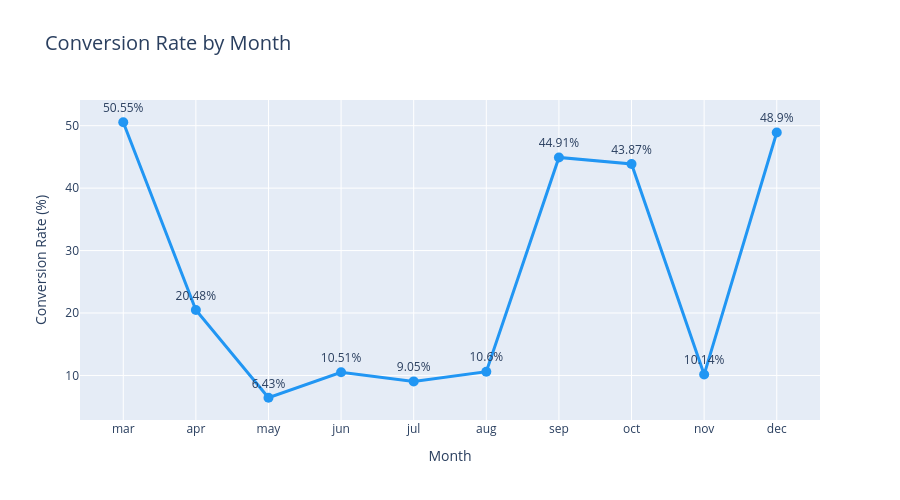

Notebook cell for this chart:
### Code cell
month_seg = pd.read_csv('../outputs/segment_month.csv')
month_order = ['jan','feb','mar','apr','may','jun',
               'jul','aug','sep','oct','nov','dec']
month_seg['month'] = pd.Categorical(month_seg['month'], categories=month_order, ordered=True)
month_seg = month_seg.sort_values('month')

fig = go.Figure()
fig.add_trace(go.Scatter(
    x=month_seg['month'],
    y=month_seg['conversion_rate_%'],
    mode='lines+markers+text',
    text=month_seg['conversion_rate_%'].apply(lambda x: f'{x}%'),
    textposition='top center',
    marker=dict(size=10, color='#2196F3'),
    line=dict(width=3, color='#2196F3')
))

fig.update_layout(
    title='Conversion Rate by Month',
    xaxis_title='Month',
    yaxis_title='Conversion Rate (%)',
    title_font_size=20,
    width=900, height=500
)

fig.write_html('../outputs/05_month_conversion.html')
fig.show()
print("Saved: 05_month_conversion.html")

### Figure 1 — Plotly figure (JSON) as saved in the notebook; plotly's stock layout.template omitted (floating-point values rounded to 4 significant figures)
{"data": [{"line": {"color": "#2196F3", "width": 3}, "marker": {"color": "#2196F3", "size": 10}, "mode": "lines+markers+text", "text": ["50.55%", "20.48%", "6.43%", "10.51%", "9.05%", "10.6%", "44.91%", "43.87%", "10.14%", "48.9%"], "textposition": "top center", "type": "scatter", "x": ["mar", "apr", "may", "jun", "jul", "aug", "sep", "oct", "nov", "dec"], "y": [50.55, 20.48, 6.43, 10.51, 9.05, 10.6, 44.91, 43.87, 10.14, 48.9]}], "layout": {"height": 500, "title": {"font": {"size": 20}, "text": "Conversion Rate by Month"}, "width": 900, "xaxis": {"title": {"text": "Month"}}, "yaxis": {"title": {"text": "Conversion Rate (%)"}}}}
